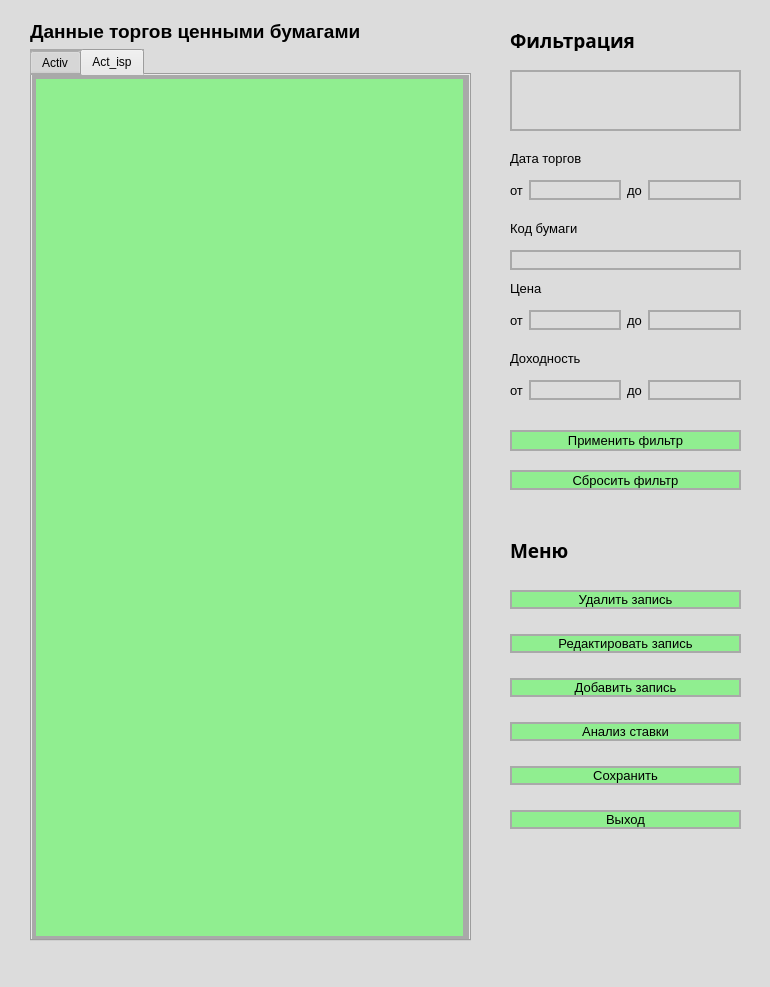
<?xml version="1.0" encoding="UTF-8"?>
<ui version="4.0">
 <class>MainForm</class>
 <widget class="QMainWindow" name="MainForm">
  <property name="enabled">
   <bool>true</bool>
  </property>
  <property name="geometry">
   <rect>
    <x>0</x>
    <y>0</y>
    <width>770</width>
    <height>987</height>
   </rect>
  </property>
  <property name="font">
   <font>
    <pointsize>28</pointsize>
   </font>
  </property>
  <property name="windowTitle">
   <string>Данные торгов ценными бумагами</string>
  </property>
  <property name="windowIcon">
   <iconset>
    <normaloff>dollar.png</normaloff>dollar.png</iconset>
  </property>
  <property name="styleSheet">
   <string notr="true">background-color: #DCDCDC;</string>
  </property>
  <widget class="QWidget" name="centralwidget">
   <widget class="QWidget" name="verticalLayoutWidget">
    <property name="geometry">
     <rect>
      <x>510</x>
      <y>570</y>
      <width>231</width>
      <height>281</height>
     </rect>
    </property>
    <layout class="QVBoxLayout" name="verticalLayout">
     <property name="spacing">
      <number>5</number>
     </property>
     <item>
      <widget class="QPushButton" name="delete_button">
       <property name="font">
        <font>
         <pointsize>10</pointsize>
        </font>
       </property>
       <property name="styleSheet">
        <string notr="true">border: 2px solid #A9A9A9;
background-color: #90EE90;


</string>
       </property>
       <property name="text">
        <string>Удалить запись</string>
       </property>
       <property name="iconSize">
        <size>
         <width>16</width>
         <height>16</height>
        </size>
       </property>
      </widget>
     </item>
     <item>
      <widget class="QPushButton" name="edit_button">
       <property name="font">
        <font>
         <pointsize>10</pointsize>
        </font>
       </property>
       <property name="styleSheet">
        <string notr="true">border: 2px solid #A9A9A9;
background-color: #90EE90;
</string>
       </property>
       <property name="text">
        <string>Редактировать запись</string>
       </property>
      </widget>
     </item>
     <item>
      <widget class="QPushButton" name="add_button">
       <property name="font">
        <font>
         <pointsize>10</pointsize>
        </font>
       </property>
       <property name="styleSheet">
        <string notr="true">border: 2px solid #A9A9A9;
background-color: #90EE90;

</string>
       </property>
       <property name="text">
        <string>Добавить запись</string>
       </property>
      </widget>
     </item>
     <item>
      <widget class="QPushButton" name="analysis_button">
       <property name="font">
        <font>
         <pointsize>10</pointsize>
        </font>
       </property>
       <property name="styleSheet">
        <string notr="true">border: 2px solid #A9A9A9;
background-color: #90EE90;</string>
       </property>
       <property name="text">
        <string>Анализ ставки</string>
       </property>
      </widget>
     </item>
     <item>
      <widget class="QPushButton" name="save_button">
       <property name="font">
        <font>
         <pointsize>10</pointsize>
        </font>
       </property>
       <property name="styleSheet">
        <string notr="true">border: 2px solid #A9A9A9;
background-color: #90EE90;
</string>
       </property>
       <property name="text">
        <string>Сохранить</string>
       </property>
      </widget>
     </item>
     <item>
      <widget class="QPushButton" name="exit_button">
       <property name="font">
        <font>
         <pointsize>10</pointsize>
        </font>
       </property>
       <property name="styleSheet">
        <string notr="true">border: 2px solid #A9A9A9;
background-color: #90EE90;


</string>
       </property>
       <property name="text">
        <string>Выход</string>
       </property>
      </widget>
     </item>
    </layout>
   </widget>
   <widget class="QLabel" name="label_13">
    <property name="geometry">
     <rect>
      <x>510</x>
      <y>540</y>
      <width>231</width>
      <height>21</height>
     </rect>
    </property>
    <property name="font">
     <font>
      <family>Myanmar Text</family>
      <pointsize>14</pointsize>
      <weight>75</weight>
      <bold>true</bold>
     </font>
    </property>
    <property name="mouseTracking">
     <bool>true</bool>
    </property>
    <property name="layoutDirection">
     <enum>Qt::LeftToRight</enum>
    </property>
    <property name="text">
     <string>Меню</string>
    </property>
    <property name="alignment">
     <set>Qt::AlignLeading|Qt::AlignLeft|Qt::AlignVCenter</set>
    </property>
   </widget>
   <widget class="QWidget" name="layoutWidget">
    <property name="geometry">
     <rect>
      <x>0</x>
      <y>0</y>
      <width>2</width>
      <height>2</height>
     </rect>
    </property>
    <layout class="QVBoxLayout" name="verticalLayout_4"/>
   </widget>
   <widget class="QWidget" name="layoutWidget">
    <property name="geometry">
     <rect>
      <x>30</x>
      <y>20</y>
      <width>441</width>
      <height>921</height>
     </rect>
    </property>
    <layout class="QVBoxLayout" name="verticalLayout_5">
     <item>
      <widget class="QLabel" name="label">
       <property name="font">
        <font>
         <family>MS Shell Dlg 2</family>
         <pointsize>14</pointsize>
         <weight>75</weight>
         <italic>false</italic>
         <bold>true</bold>
        </font>
       </property>
       <property name="text">
        <string>Данные торгов ценными бумагами</string>
       </property>
      </widget>
     </item>
     <item>
      <widget class="QTabWidget" name="tabWidget">
       <property name="styleSheet">
        <string notr="true">border: 2px solid #A9A9A9;</string>
       </property>
       <property name="currentIndex">
        <number>1</number>
       </property>
       <property name="iconSize">
        <size>
         <width>32</width>
         <height>32</height>
        </size>
       </property>
       <widget class="QWidget" name="tab_1">
        <attribute name="title">
         <string>Activ</string>
        </attribute>
        <widget class="QTableView" name="tableView_Activ">
         <property name="geometry">
          <rect>
           <x>0</x>
           <y>0</y>
           <width>431</width>
           <height>861</height>
          </rect>
         </property>
         <property name="styleSheet">
          <string notr="true">background-color: #98FB98;</string>
         </property>
        </widget>
       </widget>
       <widget class="QWidget" name="tab_2">
        <attribute name="title">
         <string>Act_isp</string>
        </attribute>
        <widget class="QTableView" name="tableView_act_isp">
         <property name="geometry">
          <rect>
           <x>0</x>
           <y>0</y>
           <width>431</width>
           <height>861</height>
          </rect>
         </property>
         <property name="styleSheet">
          <string notr="true">background-color: #90EE90</string>
         </property>
        </widget>
       </widget>
      </widget>
     </item>
    </layout>
   </widget>
   <widget class="QLabel" name="label_2">
    <property name="geometry">
     <rect>
      <x>510</x>
      <y>30</y>
      <width>231</width>
      <height>21</height>
     </rect>
    </property>
    <property name="font">
     <font>
      <family>Myanmar Text</family>
      <pointsize>14</pointsize>
      <weight>75</weight>
      <bold>true</bold>
     </font>
    </property>
    <property name="mouseTracking">
     <bool>false</bool>
    </property>
    <property name="text">
     <string>Фильтрация</string>
    </property>
    <property name="alignment">
     <set>Qt::AlignLeading|Qt::AlignLeft|Qt::AlignVCenter</set>
    </property>
   </widget>
   <widget class="QPushButton" name="filter_button">
    <property name="geometry">
     <rect>
      <x>510</x>
      <y>430</y>
      <width>231</width>
      <height>21</height>
     </rect>
    </property>
    <property name="font">
     <font>
      <pointsize>10</pointsize>
     </font>
    </property>
    <property name="styleSheet">
     <string notr="true">border: 2px solid #A9A9A9;
background-color: #90EE90;
</string>
    </property>
    <property name="text">
     <string>Применить фильтр</string>
    </property>
   </widget>
   <widget class="QPushButton" name="reset_button">
    <property name="geometry">
     <rect>
      <x>510</x>
      <y>470</y>
      <width>231</width>
      <height>20</height>
     </rect>
    </property>
    <property name="font">
     <font>
      <pointsize>10</pointsize>
     </font>
    </property>
    <property name="styleSheet">
     <string notr="true">border: 2px solid #A9A9A9;
background-color: #90EE90;
</string>
    </property>
    <property name="text">
     <string>Сбросить фильтр</string>
    </property>
   </widget>
   <widget class="QTextBrowser" name="textBrowser">
    <property name="geometry">
     <rect>
      <x>510</x>
      <y>70</y>
      <width>231</width>
      <height>61</height>
     </rect>
    </property>
    <property name="palette">
     <palette>
      <active>
       <colorrole role="Button">
        <brush brushstyle="SolidPattern">
         <color alpha="255">
          <red>220</red>
          <green>220</green>
          <blue>220</blue>
         </color>
        </brush>
       </colorrole>
       <colorrole role="Base">
        <brush brushstyle="SolidPattern">
         <color alpha="255">
          <red>220</red>
          <green>220</green>
          <blue>220</blue>
         </color>
        </brush>
       </colorrole>
       <colorrole role="Window">
        <brush brushstyle="SolidPattern">
         <color alpha="255">
          <red>220</red>
          <green>220</green>
          <blue>220</blue>
         </color>
        </brush>
       </colorrole>
      </active>
      <inactive>
       <colorrole role="Button">
        <brush brushstyle="SolidPattern">
         <color alpha="255">
          <red>220</red>
          <green>220</green>
          <blue>220</blue>
         </color>
        </brush>
       </colorrole>
       <colorrole role="Base">
        <brush brushstyle="SolidPattern">
         <color alpha="255">
          <red>220</red>
          <green>220</green>
          <blue>220</blue>
         </color>
        </brush>
       </colorrole>
       <colorrole role="Window">
        <brush brushstyle="SolidPattern">
         <color alpha="255">
          <red>220</red>
          <green>220</green>
          <blue>220</blue>
         </color>
        </brush>
       </colorrole>
      </inactive>
      <disabled>
       <colorrole role="Button">
        <brush brushstyle="SolidPattern">
         <color alpha="255">
          <red>220</red>
          <green>220</green>
          <blue>220</blue>
         </color>
        </brush>
       </colorrole>
       <colorrole role="Base">
        <brush brushstyle="SolidPattern">
         <color alpha="255">
          <red>220</red>
          <green>220</green>
          <blue>220</blue>
         </color>
        </brush>
       </colorrole>
       <colorrole role="Window">
        <brush brushstyle="SolidPattern">
         <color alpha="255">
          <red>220</red>
          <green>220</green>
          <blue>220</blue>
         </color>
        </brush>
       </colorrole>
      </disabled>
     </palette>
    </property>
    <property name="styleSheet">
     <string notr="true">border: 2px solid #A9A9A9;</string>
    </property>
   </widget>
   <widget class="QLabel" name="label_3">
    <property name="geometry">
     <rect>
      <x>510</x>
      <y>150</y>
      <width>111</width>
      <height>16</height>
     </rect>
    </property>
    <property name="font">
     <font>
      <pointsize>10</pointsize>
      <weight>50</weight>
      <bold>false</bold>
     </font>
    </property>
    <property name="mouseTracking">
     <bool>false</bool>
    </property>
    <property name="text">
     <string>Дата торгов</string>
    </property>
   </widget>
   <widget class="QWidget" name="layoutWidget">
    <property name="geometry">
     <rect>
      <x>510</x>
      <y>170</y>
      <width>231</width>
      <height>41</height>
     </rect>
    </property>
    <layout class="QHBoxLayout" name="horizontalLayout_2">
     <item>
      <widget class="QLabel" name="label_4">
       <property name="font">
        <font>
         <pointsize>10</pointsize>
         <weight>50</weight>
         <bold>false</bold>
        </font>
       </property>
       <property name="mouseTracking">
        <bool>false</bool>
       </property>
       <property name="text">
        <string>от</string>
       </property>
      </widget>
     </item>
     <item>
      <widget class="QLineEdit" name="date_start">
       <property name="enabled">
        <bool>true</bool>
       </property>
       <property name="styleSheet">
        <string notr="true">border: 2px solid #A9A9A9;
</string>
       </property>
      </widget>
     </item>
     <item>
      <widget class="QLabel" name="label_5">
       <property name="font">
        <font>
         <pointsize>10</pointsize>
         <weight>50</weight>
         <bold>false</bold>
        </font>
       </property>
       <property name="mouseTracking">
        <bool>false</bool>
       </property>
       <property name="text">
        <string>до</string>
       </property>
      </widget>
     </item>
     <item>
      <widget class="QLineEdit" name="date_end">
       <property name="enabled">
        <bool>true</bool>
       </property>
       <property name="styleSheet">
        <string notr="true">border: 2px solid #A9A9A9</string>
       </property>
      </widget>
     </item>
    </layout>
   </widget>
   <widget class="QWidget" name="layoutWidget">
    <property name="geometry">
     <rect>
      <x>510</x>
      <y>300</y>
      <width>231</width>
      <height>41</height>
     </rect>
    </property>
    <layout class="QHBoxLayout" name="horizontalLayout">
     <item>
      <widget class="QLabel" name="label_9">
       <property name="font">
        <font>
         <pointsize>10</pointsize>
         <weight>50</weight>
         <bold>false</bold>
        </font>
       </property>
       <property name="mouseTracking">
        <bool>false</bool>
       </property>
       <property name="text">
        <string>от</string>
       </property>
      </widget>
     </item>
     <item>
      <widget class="QLineEdit" name="price_start">
       <property name="styleSheet">
        <string notr="true">border: 2px solid #A9A9A9</string>
       </property>
      </widget>
     </item>
     <item>
      <widget class="QLabel" name="label_8">
       <property name="font">
        <font>
         <pointsize>10</pointsize>
         <weight>50</weight>
         <bold>false</bold>
        </font>
       </property>
       <property name="mouseTracking">
        <bool>false</bool>
       </property>
       <property name="text">
        <string>до</string>
       </property>
      </widget>
     </item>
     <item>
      <widget class="QLineEdit" name="price_end">
       <property name="styleSheet">
        <string notr="true">border: 2px solid #A9A9A9</string>
       </property>
      </widget>
     </item>
    </layout>
   </widget>
   <widget class="QWidget" name="layoutWidget">
    <property name="geometry">
     <rect>
      <x>510</x>
      <y>370</y>
      <width>231</width>
      <height>41</height>
     </rect>
    </property>
    <layout class="QHBoxLayout" name="horizontalLayout_3">
     <item>
      <widget class="QLabel" name="label_11">
       <property name="font">
        <font>
         <pointsize>10</pointsize>
         <weight>50</weight>
         <bold>false</bold>
        </font>
       </property>
       <property name="mouseTracking">
        <bool>false</bool>
       </property>
       <property name="text">
        <string>от</string>
       </property>
      </widget>
     </item>
     <item>
      <widget class="QLineEdit" name="gain_start">
       <property name="styleSheet">
        <string notr="true">border: 2px solid #A9A9A9</string>
       </property>
      </widget>
     </item>
     <item>
      <widget class="QLabel" name="label_12">
       <property name="font">
        <font>
         <pointsize>10</pointsize>
         <weight>50</weight>
         <bold>false</bold>
        </font>
       </property>
       <property name="mouseTracking">
        <bool>false</bool>
       </property>
       <property name="text">
        <string>до</string>
       </property>
      </widget>
     </item>
     <item>
      <widget class="QLineEdit" name="gain_end">
       <property name="styleSheet">
        <string notr="true">border: 2px solid #A9A9A9</string>
       </property>
      </widget>
     </item>
    </layout>
   </widget>
   <widget class="QLabel" name="label_6">
    <property name="geometry">
     <rect>
      <x>510</x>
      <y>220</y>
      <width>71</width>
      <height>16</height>
     </rect>
    </property>
    <property name="font">
     <font>
      <pointsize>10</pointsize>
      <weight>50</weight>
      <bold>false</bold>
     </font>
    </property>
    <property name="mouseTracking">
     <bool>false</bool>
    </property>
    <property name="text">
     <string>Код бумаги</string>
    </property>
   </widget>
   <widget class="QLabel" name="label_7">
    <property name="geometry">
     <rect>
      <x>510</x>
      <y>280</y>
      <width>61</width>
      <height>16</height>
     </rect>
    </property>
    <property name="font">
     <font>
      <pointsize>10</pointsize>
      <weight>50</weight>
      <bold>false</bold>
     </font>
    </property>
    <property name="mouseTracking">
     <bool>false</bool>
    </property>
    <property name="tabletTracking">
     <bool>false</bool>
    </property>
    <property name="text">
     <string>Цена</string>
    </property>
   </widget>
   <widget class="QLabel" name="label_10">
    <property name="enabled">
     <bool>true</bool>
    </property>
    <property name="geometry">
     <rect>
      <x>510</x>
      <y>350</y>
      <width>91</width>
      <height>16</height>
     </rect>
    </property>
    <property name="maximumSize">
     <size>
      <width>16777215</width>
      <height>16777215</height>
     </size>
    </property>
    <property name="font">
     <font>
      <pointsize>10</pointsize>
      <weight>50</weight>
      <bold>false</bold>
     </font>
    </property>
    <property name="mouseTracking">
     <bool>false</bool>
    </property>
    <property name="text">
     <string>Доходность</string>
    </property>
   </widget>
   <widget class="QLineEdit" name="regnum">
    <property name="geometry">
     <rect>
      <x>510</x>
      <y>250</y>
      <width>231</width>
      <height>20</height>
     </rect>
    </property>
    <property name="styleSheet">
     <string notr="true">border: 2px solid #A9A9A9</string>
    </property>
   </widget>
  </widget>
  <widget class="QMenuBar" name="menubar">
   <property name="geometry">
    <rect>
     <x>0</x>
     <y>0</y>
     <width>770</width>
     <height>21</height>
    </rect>
   </property>
  </widget>
  <widget class="QStatusBar" name="statusbar"/>
 </widget>
 <resources/>
 <connections/>
</ui>
